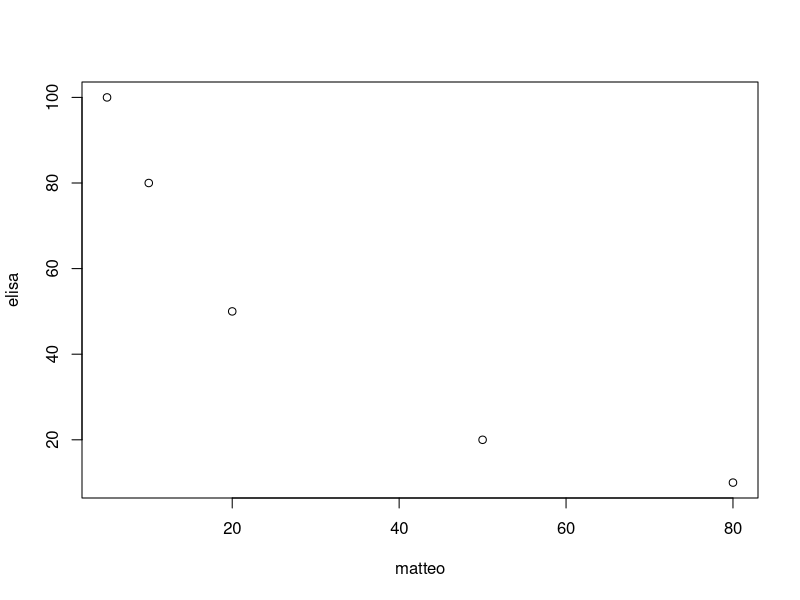
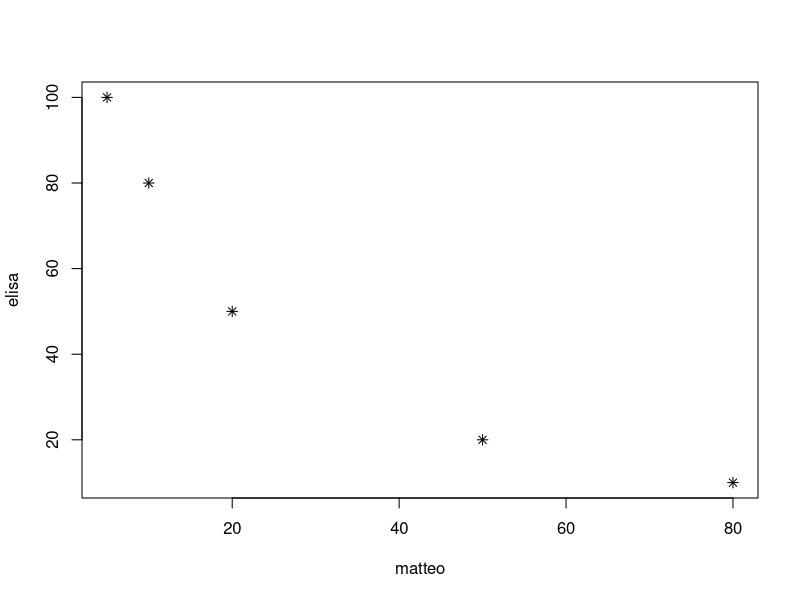

Write the R code that produced these figures, in order.
# Script for using R.

# Operation.
2 + 3

# Assigning an object.
samuele <- 2 + 3

# Another object.
gemma <- 4 + 6

# Different Objects.
samuele + gemma
samuele * gemma
samuele ^ gemma


tia <- 5 * 4

tia + samuele + gemma

matteo <- c(5, 10, 20, 50, 80)  ## An array is a set of elements: this is the array of mammal species 

# c= function
# everything separated by a comma is called arguments. 

elisa <- c(100, 80, 50, 20, 10) ## an array of human deaths dues to disease

plot(matteo, elisa)

## look up "point character in R" for list of symbol templates to use

## chainging the point character
plot(matteo, elisa, pch=8)
